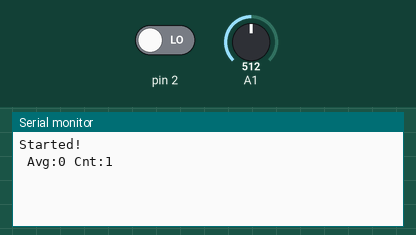
Recording of a sketch running on a simulated Arduino Uno, built with avr-gcc and run on an emulated ATmega328P. Parts: the last lines printed to the serial monitor. The inputs (shaded band) are chosen by the test bench; at power-on: pin 2 LOW, A1 = 512.

Above: at 1.2 s.
1.3 s: pin 2 driven HIGH
At 2.4 s:
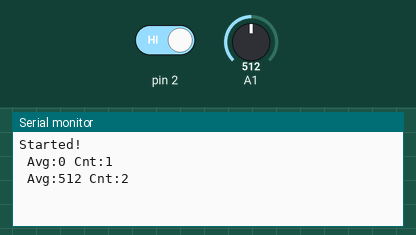
2.8 s: pin 2 driven LOW
At 3.8 s:
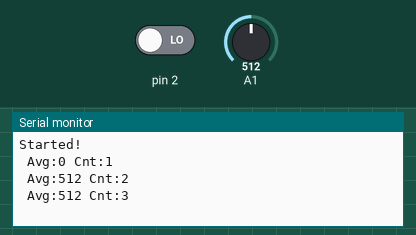
Timing chart, 0 to 5.8 s (numbered marks = the images above; inputs shaded):
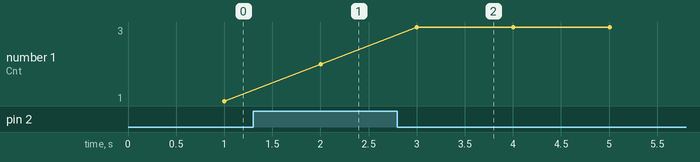

The sketch:

speedometer.ino
```cpp
volatile int average = 0;
volatile int counter = 1;
int interval = 0;


void setup() {
  // put your setup code here, to run once:
  pinMode(A0, INPUT);
  Serial.begin(9600);
  Serial.println("Started!");
  interval = millis();
  attachInterrupt(0, interrupt, HIGH);
}

void loop() {
  // put your main code here, to run repeatedly:
  if (millis() - interval > 1000)
  {
    Serial.print(" Avg:");
    Serial.print(average);
    Serial.print(" Cnt:");
    Serial.println(counter);
    interval = millis();
    delay(1);
  }
}

void interrupt() {
  int readValue = analogRead(A1);
  average = (readValue+average) / counter++;
}
```

Measured:
- after the input at 1.3 s, the serial monitor: prints a new line after 0.70 s (image 1)
- after the input at 2.8 s, the serial monitor: prints a new line after 0.20 s (image 2)
- plotted number 1: 1 → 2 after the input at 1.3 s, 2 → 3 after the input at 2.8 s
